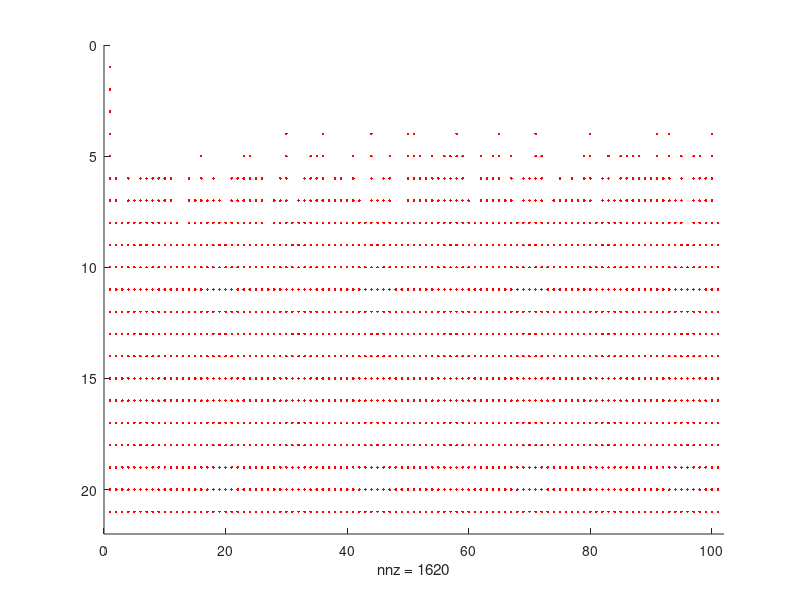

Reproduce this figure in MATLAB.
clear
close all

n=100  %surfacewidth
[X,Y] = meshgrid(0:n, 0:20);


colors = ones(size(X)); %colors has ones everywhere besides row 1,2==0

colors(1:2, :) = 0;



a=1         %parameters a and b for the probability of adsorbens number 1 and 2
b=100
 

% find starting row of 1's for each column

for i=1:length(colors)
    surface(i)=find(colors(:,i),1)
end

% setting the etching circles
for number_of_etching=1:10

% probability of colors2=green dots to place on red (surface)
for n=1:length(colors)

   Z=a+(b-a).*rand(1,1);
             if Z>50
                colors2(surface(n)-1,n)=1
             else 
                colors2(surface(n),n)=0
             end
end

% probability of colors3 =blue dots to place on the row above
colors3=zeros(size(X));
for m=1:length(colors)
      W=a+(b-a).*rand(1,1);
             if W>50
                colors3(surface(m)-2,m)=1
             else 
                colors3(surface(m),m)=0
             end
end





%changes the surface, when green and blue dots are above

for column = 1:length(colors(1,:)+1)
    if colors2(surface(column)-1,column) && colors3(surface(column)-2,column)==1
         surface(1,column)= surface(1,column)+1  
        
    

     end

                 
                 
end               
end


surface(2,length(surface))=0
 for o=2:length(surface)-2
    if surface(1,o)< surface(1,o+1)&& surface(1,o)< surface(1,o-1)
        surface(2,o)=3
        surface(3,o)=25
    end
    hold on
    if surface(1,o)== surface(1,o+1)&& surface(1,o)== surface(1,o-1)
        surface(2,o)=1
        surface(3,o)=50
   
    end
    hold on
     if surface(1,o)> surface(1,o+1)&& surface(1,o)> surface(1,o-1)
        surface(2,o)=1
         surface(3,o)=50
     end
    hold on
     if surface(2,o)==0 
       surface(2,o)=2
        surface(3,o)=37.5
     end
    hold on 
 end
 
    
    
% creates out of surface (just array) a 2D spy diagramm with picture as
% function
 picture=ones(size(X))   

 for k=2:length(surface)
    if surface(1,k)~=0
         picture(surface(1,k),k)=1
         
         picture(1:surface(1,k)-1,k)=0
        
%          sideetching with a chance of 20% in the picture
% right side

        for i=3:surface(1,k)
         Er=a+(b-a).*rand(1,1);
             if Er>100
                  picture(i-2,k+1)=0
             end
        end

% left side
        for j=3:surface(1,k)
            
         El=a+(b-a).*rand(1,1);
             if El>100
                  picture(j-2,k-1)=0
             end
        end
    end
 end
 
  
 
       
     
%          
   


   % plot the grid
spy(picture,'r')

% spy(surface,'r')
% figure
% hold on
% 
% spy(colors,'r')
% hold on
% spy(colors2,'g')
% hold on
% spy(colors3,'b')
% hold on
% 
% xlabel('X'); % // Label the X and Y axes
% ylabel('Y');
% title('Initial Grid');
% grid on














